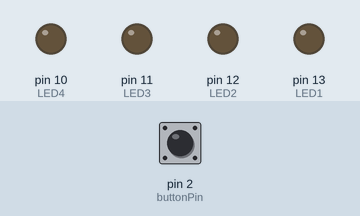
Simulated run of this sketch. Board: Arduino Uno, built with avr-gcc and run on an emulated ATmega328P. On the bench: output pins drawn as LEDs (lit = HIGH). Inputs (shaded band) come from the test bench; at power-on: pin 2 (buttonPin) LOW.

Above: at 1.2 s.
1.3 s: pin 2 (buttonPin) pulled HIGH for 0.15 s
At 1.37 s:
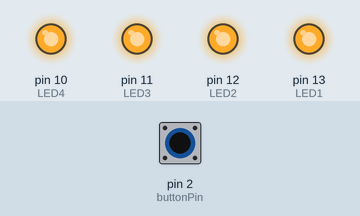
2.9 s: pin 2 (buttonPin) pulled HIGH for 3.2 s
At 7.4 s:
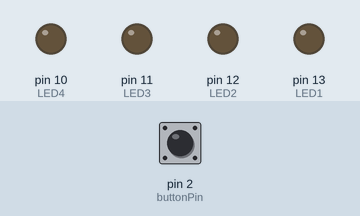
Timing chart, 0 to 8.9 s (numbered marks = the images above; inputs shaded):
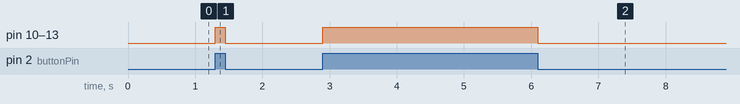

Measured:
- after the input at 1.3 s, pin 10 (LED4), pin 11 (LED3), pin 12 (LED2), pin 13 (LED1): LOW → HIGH at once, → LOW 0.15 s later
- after the input at 2.9 s, pin 10 (LED4), pin 11 (LED3), pin 12 (LED2), pin 13 (LED1): LOW → HIGH at once, → LOW 3.2 s later

The sketch:

button_LED.ino
```cpp
const int buttonPin = 2;
const int LED1 = 13;
const int LED2 = 12;
const int LED3 = 11;
const int LED4 = 10;

int buttonState = 0;

void setup() {
  // put your setup code here, to run once:
pinMode(LED1, OUTPUT);
pinMode(LED2, OUTPUT);
pinMode(LED3, OUTPUT);
pinMode(LED4, OUTPUT);
pinMode(buttonPin, INPUT);
}

void loop() {
  // put your main code here, to run repeatedly:
buttonState = digitalRead(buttonPin);

if (buttonState ==  HIGH) {
  digitalWrite(LED4, HIGH);
   digitalWrite(LED3,HIGH);
    digitalWrite(LED2,HIGH);
     digitalWrite(LED1, HIGH);
} else {
  digitalWrite(LED4, LOW);
   digitalWrite(LED3,LOW);
    digitalWrite(LED2,LOW);
     digitalWrite(LED1,LOW);
  }
}
```
